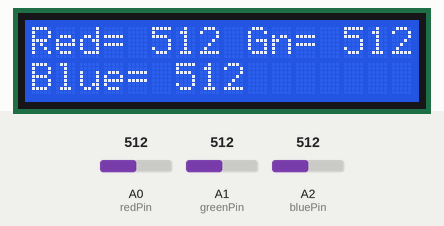
Recording of a sketch running on a simulated Arduino Uno, built with avr-gcc and run on an emulated ATmega328P. Shown: 16×2 character LCD. The test bench sets the inputs (shaded band); at power-on: A0 (redPin) = 512, A1 (greenPin) = 512, A2 (bluePin) = 512. What the sketch prints to the serial monitor is not drawn.

Above: at 5.3 s.
5.4 s: A0 (redPin) set to 716
At 6.6 s:
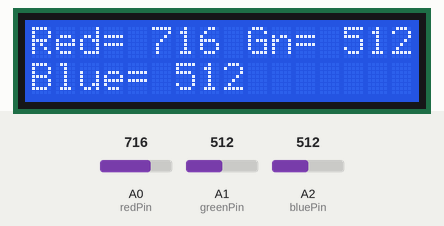
6.9 s: A1 (greenPin) set to 716
At 7.9 s:
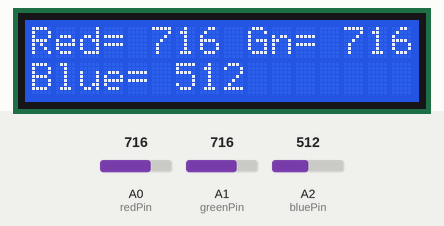
8.4 s: A2 (bluePin) set to 716
At 9.3 s:
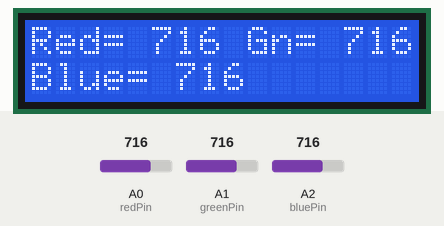
9.9 s: A0 (redPin) set to 900
At 10.6 s:
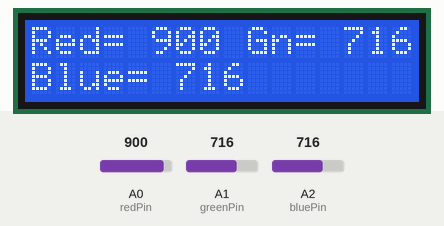
11.4 s: A1 (greenPin) set to 900
At 11.9 s:
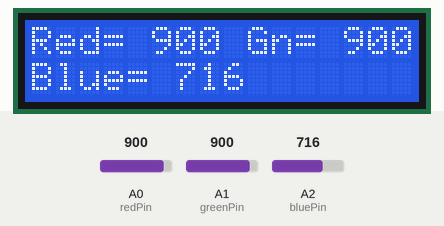
12.9 s: A2 (bluePin) set to 900
At 13.3 s:
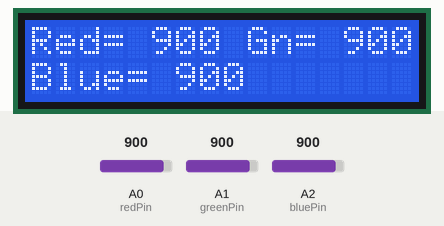
Timing chart, 0 to 15.4 s (numbered marks = the images above; inputs shaded):
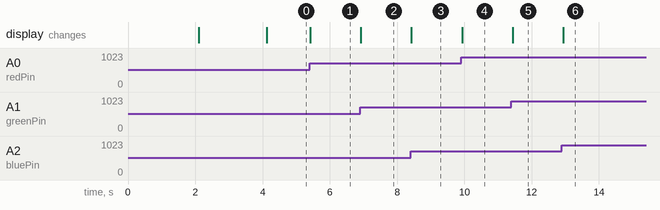

The sketch:

rgb-display.ino
```cpp
#include <Wire.h>  // Comes with Arduino IDE
#include <LiquidCrystal_I2C.h>
LiquidCrystal_I2C lcd(0x27, 2, 1, 0, 4, 5, 6, 7, 3, POSITIVE);  // Set the LCD I2C address

int redPin = A0;
int greenPin = A1;
int bluePin = A2;

int redValue = 0;
int greenValue = 0;
int blueValue = 0;

void setup()   /*----( SETUP: RUNS ONCE )----*/
{
  Serial.begin(9600);  // Used to type in characters

  lcd.begin(16,2);   // initialize the lcd for 16 chars 2 lines, turn on backlight
  lcd.setCursor(0,0);
  lcd.print("Display RGB Pots");
  lcd.setCursor(0,1);
  lcd.print("Set Serial 9600");
  delay(2000);
  lcd.clear();
  lcd.setCursor(0,0);
  lcd.print("Red=");
  lcd.setCursor(9,0);
  lcd.print("Gn=");
  lcd.setCursor(0,1);
  lcd.print("Blue=");
  delay(2000);
}


void loop()   /*----( LOOP: RUNS CONSTANTLY )----*/
{
  redValue = analogRead(redPin);
  greenValue = analogRead(greenPin);
  blueValue = analogRead(bluePin);
  Serial.print("Red=");
  Serial.print(redValue);
  Serial.print("  Green=");
  Serial.print(greenValue);
  Serial.print("  Blue=");
  Serial.println(blueValue);

  lcd.setCursor(4,0);
  print_right_aligned(redValue);

  lcd.setCursor(12,0);
  print_right_aligned(greenValue);

  lcd.setCursor(5,1);
  print_right_aligned(blueValue);

  delay(200);
}

// print right aligned into space
void print_right_aligned(int in) {
  if (in < 1000) lcd.print(" ");
  if (in < 100) lcd.print(" ");
  if (in < 10) lcd.print(" ");
  lcd.print(in);
}
```

Measured:
- after the input at 5.4 s, the display: changes at once (image 1)
- after the input at 6.9 s, the display: changes at once (image 2)
- after the input at 8.4 s, the display: changes at once (image 3)
- after the input at 9.9 s, the display: changes at once (image 4)
- after the input at 11.4 s, the display: changes at once (image 5)
- after the input at 12.9 s, the display: changes at once (image 6)
